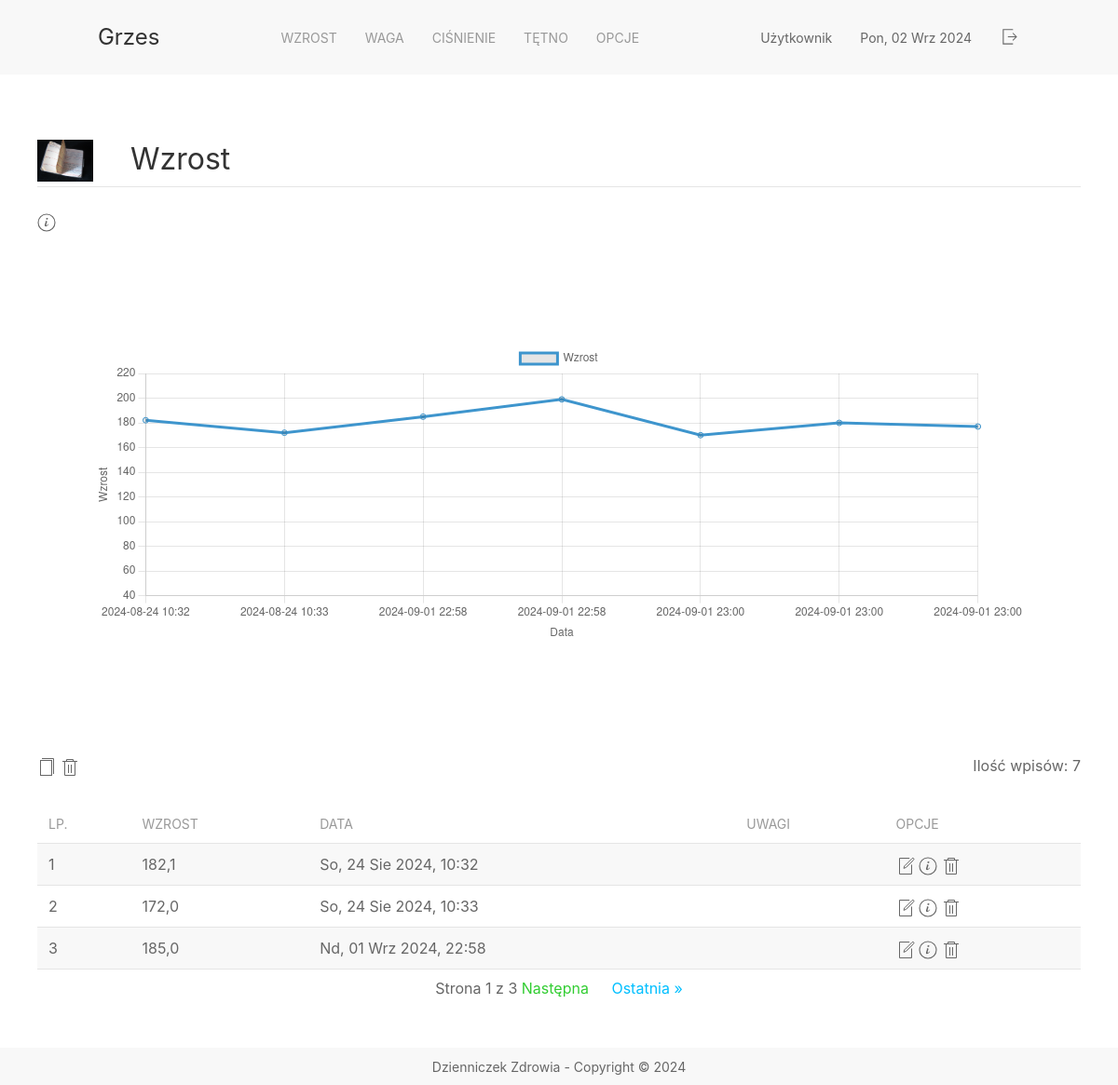
/growths/, run on the app's committed database.
### app_growth/models.py (models this page shows, shortened)
class Growth(models.Model):
    growth = models.DecimalField(max_digits=5, decimal_places=1 )
    date = models.DateTimeField()
    comments = models.CharField(max_length=255)

### app_growth/views.py (the view)
# urls.py: path('', views.all_growths, name='all_growths_url'),
def all_growths(request):
    found_growths = Growth.objects.all().order_by('date')
    page_num = request.GET.get('page', 1)
    pages = Paginator(found_growths, 3)
    pages_max = pages.num_pages
    pages_max_elements = pages.count
    page_results = pages.get_page(page_num)
    value_y = Growth.objects.values_list('growth', flat=True)
    chart_y = [float(y) for y in value_y]
    value_x = found_growths.values_list('date', flat=True)
    chart_x = [x.strftime("%Y-%m-%d %H:%M") for x in value_x]
    context = {
        'pages_max': pages_max,
        'pages_max_elements': pages_max_elements,
        'growths': page_results,
        'chart_x': chart_x,
        'chart_y': chart_y
    }
    return render(request,'app_growth/all_growths.html', context)

### app_growth/templates/app_growth/all_growths.html (shortened to what this page needs)
{% extends 'fragments/layout.html' %}
{% load static %}
{% block page_content %}
<div class="container">
    <div class="uk-panel">
        <img class="uk-align-left uk-margin-remove-adjacent" src="{% static 'background.JPG' %}" width="60" height="28" alt="info">
        <h2 class="uk-heading-divider" style="position: relative">Wzrost</h2>
    </div>
    <a uk-icon="info" uk-tooltip="Info" href="#modal-center" uk-toggle></a>
        <div class="uk-section">
            <div style="max-width: 1000px; margin: 50px auto">
                <canvas id="line-chart" width="2800" height="900"></canvas>
            </div>
            <script>
                var label_list = [];
                {% for value in chart_x %}
                label_list.push("{{ value }}");
                {% endfor %}
                new Chart(document.getElementById("line-chart"), {
                    type: 'line',
                    data: {
                        labels: label_list,
                        datasets: [{
                            data: {{chart_y}},
                            label: "Wzrost",
                            borderColor: "#3e95cd",
                            fill: false
                        }]
                    },
                     options: {
                         plugins: {
                             legend: {display: true},
                             title: {
                                text: 'Wartości w czasie',
                                display: false
                             }
                         },
                        responsive: true,
                        scales:{
                            x: {
                                display: true,
                                stacked: true,
                                title: {
                                    display: true,
                                    text: 'Data'}
                            },
                            y: {
                                display: true,
                                stacked: true,
                                title:{
                                    display: true,
                                    text: 'Wzrost'
                                },
                                suggestedMin: 40,
                                suggestedMax: 220,
                                ticks: {
                                    stepSize: 20,
                                }
                            }
                        }
                    }
                });
            </script>
    </div>
    <a href="add" uk-icon="icon: copy" uk-tooltip="Dodaj"></a>
    <a href="delete/all" uk-icon="icon: trash" uk-tooltip="Wyczyść"></a>
    <span class="uk-position-relative uk-align-right"> Ilość wpisów: {{ pages_max_elements }} </span>
    <table class="uk-table uk-table-striped uk-table-hover uk-table-small" uk-sortable>
        <thead>
            <tr>
                <th>Lp.</th>
                <th>Wzrost</th>
                <th>Data</th>
                <th>Uwagi</th>
                <th>Opcje</th>
            </tr>
        </thead>
        <tbody>
        {% for value in growths %}
            <tr>
                <form method="POST" action="{% url 'growth_details_url' id=value.id %}">
                    <td>
                        {{ growths.start_index|add:forloop.counter0 }}
                    </td>
                    <td>{{ value.growth |floatformat:1}}</td>
                    <td>{{ value.date |date:'D, d M Y,'}} {{value.date |time:"H:i"}}</td>
                    <td>{{ value.comments }}</td>
                    <td>
                        <a href="{% url 'edit_growth_url' id=value.id %}" uk-icon="icon: file-edit" uk-tooltip="Edytuj"></a>
                        <button href="{% url 'growth_details_url' id=value.id %}" uk-icon="icon: info" uk-tooltip="Szczegóły" type="submit"></button>
                        <a href="{% url 'delete_growth_url' id=value.id %}" uk-icon="icon: trash" uk-tooltip="Usuń"></a>
                    </td>
                </form>
            </tr>
        {% endfor %}
        </tbody>
    </table>
        <div class="uk-position-center uk-position-relative">
          <span>
              <span>Strona {{ growths.number }} z {{ growths.paginator.num_pages }}</span>
              {% if growths.has_next %}
                  <a href="?page={{ growths.next_page_number }}" style="color: #32CD32"> Następna</a>
                  <a href="?page={{ growths.paginator.num_pages }}" style="color: #00BFFF; margin-left: 20px"> Ostatnia  &raquo;</a>
              {% endif %}
          </span>
        </div>
    <div class="uk-padding"></div>
</div>
{% endblock %}

### data on the page
Growth: start_index|add "1", growth "182,1", date "So, 24 Sie 2024,", date "10:32"
Growth: start_index|add "2", growth "172,0", date "So, 24 Sie 2024,", date "10:33"
Growth: start_index|add "3", growth "185,0", date "Nd, 01 Wrz 2024,", date "22:58"

### other printed values
{{ pages_max_elements }} "7"
{{ growths.number }} "1"
{{ growths.paginator.num_pages }} "3"
